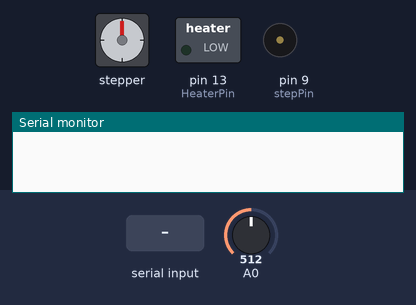
The sketch below on a simulated Arduino Uno, built with avr-gcc and run on an emulated ATmega328P. Shown: stepper motor, switched loads named in the sketch (green lamp = pin HIGH), buzzer (waves = sounding), the last lines printed to the serial monitor. Wiring (inferred from the names in the program): stepper motor driver (200 steps per turn assumed): step pin 9; direction pin 8. The inputs (shaded band) are chosen by the test bench; at power-on: A0 = 512. Pins used as bus, display or sensor lines are not drawn.

Above: at 1.2 s.
1.3 s: "F" received over Serial
At 3.0 s:
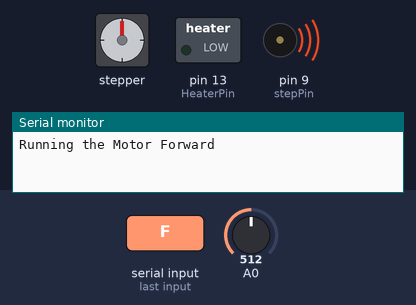
3.8 s: "H" received over Serial
At 4.5 s:
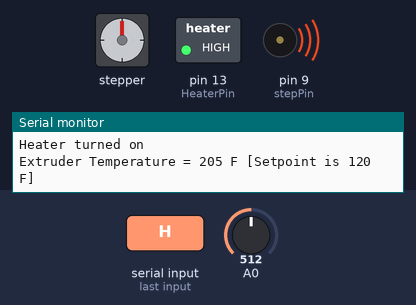
5.3 s: "S" received over Serial
At 6.0 s:
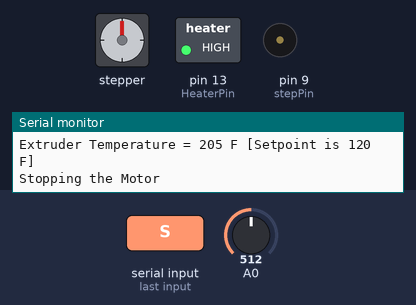
6.8 s: byte 65 ('A') received over Serial
At 7.6 s:
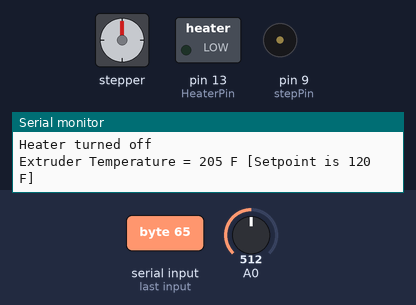
Timing chart, 0 to 9.8 s (numbered marks = the images above; inputs shaded):
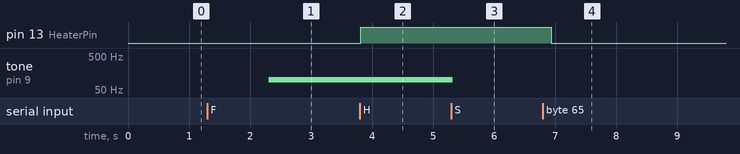

The sketch:

Vented_Extruder.ino
```cpp
/*
Vented Filament Extruder Application

Language: Wiring/Arduino

*/

/********************************************************
 * The vent fan is externally switched manually separate from the Arduino
 * PID output using the digital out with "time proportioning
 * control".
 * Adjust the window size (30000mS).
 * Set the PID to adjust its output between 0 and that window
 * size.  Add some logic that translates the PID
 * output into "Relay On Time" with the remainder of the
 * window being "Relay Off Time".
 * The serial communications presently uses the Arduino terminal window for
 * monitoring and control with ascii character writes.
 ********************************************************/

#include <PID_v1.h>

//Define Variables we'll be connecting to
double Setpoint, Input, Output;

//Specify the links and initial tuning parameters
PID myPID(&Input, &Output, &Setpoint,2,5,1, DIRECT);

int WindowSize = 30000;
unsigned long windowStartTime;
byte directionPin = 8;
byte stepPin = 9;
int motorspeed = 100;
int motorhighlim = 500;
int motorlowlim = 50;
int tempcontrol = 0;
int heating = 0;
int tempsetpoint = 120;
byte HeaterPin = 13;
int pulseWidthMicros = 5;  // microseconds
int millisbetweenSteps = 5; // milliseconds
String tempstring = "Extruder Temperature = ";

float ExtruderTemp = 0;    // extruder temperature sensor
int ExtruderTempInt = 0;    // integer value of the extruder temperature sensor
int inByte = 0;         // incoming serial byte


void setup()
{
  // start serial port at 9600 bps:
  Serial.begin(9600);
  pinMode(directionPin, OUTPUT);
  pinMode(stepPin, OUTPUT);
  digitalWrite(stepPin, LOW);
  pinMode(HeaterPin, OUTPUT);

  windowStartTime = millis();

  //initialize the variables we're linked to
  Setpoint = tempsetpoint;

  //tell the PID to range between 0 and the full window size
  myPID.SetOutputLimits(0, WindowSize);

  //turn the PID on
  myPID.SetMode(AUTOMATIC);
}

void loop()
{
  // if we get a valid byte, branch to selected logic:
  if (Serial.available() > 0) {
    // get incoming byte:
    inByte = Serial.read();
  }

  // report extruder temperature when a T is sent:
  if (inByte == 'T')  {
    ExtrudeTemp();
  }

  // run the motor forward when a F is sent:
  if (inByte == 'F')  {
    ExtMotorFor();
  }

  // run the motor in reverse when a R is sent:
  if (inByte == 'R')  {
    ExtMotorRev();
  }

  // stop the motor when a S is sent:
  if (inByte == 'S')  {
    ExtMotorOff();
  }

   // Increase the motor speed when a Z is sent:
  if (inByte == 'Z')  {
    ExtMotorInc();
  }

   // Decrease the motor speed when a X is sent:
  if (inByte == 'X')  {
    ExtMotorDec();
  }

  // turn on the heater when a H is sent:
  if (inByte == 'H')  {
    HeaterOn();
  }
  // turn off the heater when a C is sent:
  if (inByte == 'C')  {
    HeaterOff();
  }

  // increase the temp setpoint:
  if (inByte == 'U')  {
    TempInc();
  }

  // decrease the temp setpoint:
  if (inByte == 'D')  {
    TempDec();
  }

  // set temp control mode to auto or manual:
  if (inByte == 'A')  {
    TempMode();
  }
    if (inByte == 'M')  {
    TempMode();
  }

  // temp control in auto mode
  // read extruder temperature input:
  ExtruderTemp = (18.63637994*pow(1.002467337,analogRead(A0))) + 140;
  ExtruderTempInt = int(ExtruderTemp);
  // delay 10ms to let the ADC recover:
  delay(100);

  /*
  if (tempcontrol == 1)  {
    if (ExtruderTempInt > tempsetpoint)  {
      if (heating == 1){
        HeaterOff();
        delay(20);
      }
    }
  }

  if (tempcontrol == 1)  {
    if (ExtruderTempInt < tempsetpoint - 2)  {
      if (heating == 0){
        HeaterOn();
        delay(20);
      }
    }
  }
  */
  inByte = 0;

  Input = ExtruderTempInt;

  if (tempcontrol == 1)  {
    myPID.Compute();

    /************************************************
     * turn the output pin on/off based on pid output
     ************************************************/
    unsigned long now = millis();
    if(now - windowStartTime>WindowSize)
    { //time to shift the Relay Window
      windowStartTime += WindowSize;
    }
    if(Output > now - windowStartTime) HeaterOn();
    else HeaterOff();
  }

  if (tempsetpoint > 335)  {
    HeaterOff();
    delay(20);
  }
}
```

Subroutines.ino
```cpp
void ExtrudeTemp()
{
// report extruder temperature:
    // send sensor values:
    String tempstring = "Extruder Temperature = ";
    tempstring = tempstring + ExtruderTempInt + " F [Setpoint is " + tempsetpoint + " F]";
    Serial.println(tempstring);
}

void ExtMotorFor()
{
// run the motor forward:
  Serial.println("Running the Motor Forward");   // send text to the Serial Monitor
  // pause motor before running forward
  digitalWrite(stepPin, LOW);
  delay(1000);
  digitalWrite(directionPin, HIGH);
  tone(stepPin, motorspeed);
}

void ExtMotorRev()
{
// run the motor in reverse:
  Serial.println("Running the Motor in Reverse");
  // pause motor before running in reverse
  digitalWrite(stepPin, LOW);
  delay(1000);
  digitalWrite(directionPin, LOW);
  tone(stepPin, motorspeed);
}

void ExtMotorInc()
{
  // increase the motor speed:
  if (motorspeed < motorhighlim)  {
    motorspeed = motorspeed + 10;
    String tempstring = "Motor speed increased to ";
    tempstring = tempstring + motorspeed + " pps";
    Serial.println(tempstring);
  }
  else {
    String tempstring = "Motor speed upper limit is ";
    tempstring = tempstring + motorhighlim + " pps";
    Serial.println(tempstring);
  }
}

void ExtMotorDec()
{
  // decrease the motor speed:
  if (motorspeed > motorlowlim)  {
    motorspeed = motorspeed - 10;
    String tempstring = "Motor speed decreased to ";
    tempstring = tempstring + motorspeed + " pps";
    Serial.println(tempstring);
  }
  else {
    String tempstring = "Motor speed lower limit is ";
    tempstring = tempstring + motorlowlim + " pps";
    Serial.println(tempstring);
  }
}

void ExtMotorOff()
{
// Stop the motor:
  Serial.println("Stopping the Motor");
  noTone(stepPin);
  digitalWrite(stepPin, LOW);
}

void TempMode()
{
// set temp control mode:
  if (inByte == 'A')  {
    tempcontrol = 1;
    Serial.println("Temp Mode Set to Auto");   // send text to the Serial Monitor
  }
  if (inByte == 'M')  {
    tempcontrol = 0;
    // turn heater off:
    digitalWrite(HeaterPin, LOW);
    heating = 0;
    Serial.println("Temp Mode Set to Manual");   // send text to the Serial Monitor
  }
}

void TempInc()
{
// increase temp setpoint:
  if (tempcontrol == 1)  {
    if (tempsetpoint < 340)  {
      tempsetpoint = tempsetpoint + 5;
      Setpoint = tempsetpoint;
      String tempstring = "Extruder temp setpoint increased to ";
      tempstring = tempstring + tempsetpoint + " F";
      Serial.println(tempstring);
    }
  }
}

void TempDec()
{
// decrease temp setpoint:
  if (tempcontrol == 1)  {
    if (tempsetpoint > 30)  {
      tempsetpoint = tempsetpoint - 5;
      Setpoint = tempsetpoint;
      String tempstring = "Extruder temp setpoint decreased to ";
      tempstring = tempstring + tempsetpoint + " F";
      Serial.println(tempstring);
    }
  }
}

void HeaterOn()
{
// turn heater on:
  if (tempsetpoint < 340)  {
    digitalWrite(HeaterPin, HIGH);
    heating = 1;
    Serial.println("Heater turned on");   // send text to the Serial Monitor
    ExtrudeTemp();
  }
}

void HeaterOff()
{
// turn heater off:
  digitalWrite(HeaterPin, LOW);
  heating = 0;
  Serial.println("Heater turned off");   // send text to the Serial Monitor
  ExtrudeTemp();
}
```

Measured:
- after the input at 1.3 s, tone on pin 9 (stepPin): silent → 100 Hz after 1.0 s
- after the input at 3.8 s, pin 13 (HeaterPin): LOW → HIGH at once
- after the input at 5.3 s, tone on pin 9 (stepPin): 100 Hz → silent at once
- after the input at 6.8 s, pin 13 (HeaterPin): HIGH → LOW after 0.13 s
